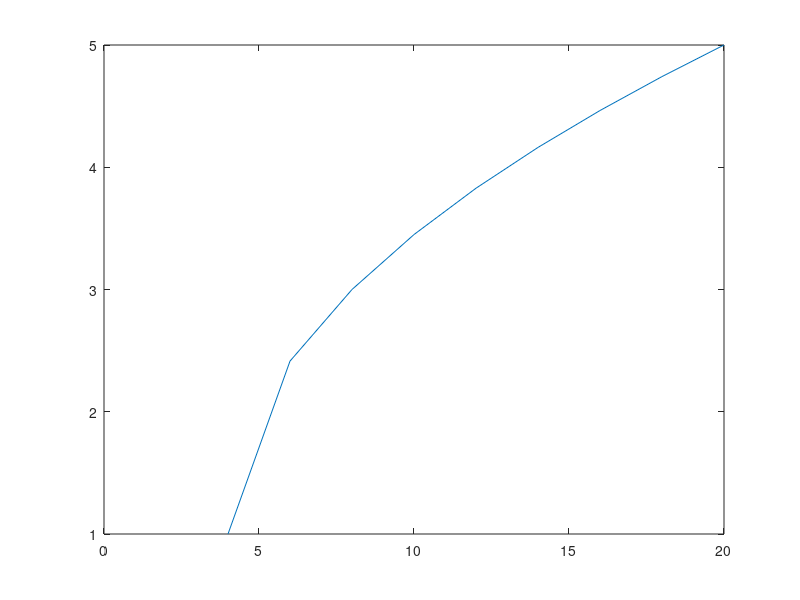

Write MATLAB code to recreate this figure.
% Octave Script
% Title		    :Funci�n Real de Variable Real (EjercicioNumero1)
% Correo        :orlandourbanotrejo@gmail.com
% Description	:Script para graficar obtener dominio y rango de funciones
% Author	    :Orlando Urbano Trejo (Lando)
% Date		    :27_10_2021
% Version	    :1
% Usage		    :octave>path/EjercicioNumero1
%		        :Requiere aplicaci�n octave, usar linea de comandos
%		        :https://octaveintro.readthedocs.io/en/latest/index.html

clear
% Dominio de la funci�n
x= 4:2:20
% Regla de correspondencia
fx=sqrt(x-4)+1
% Plotear funci�n
plot (x, fx)